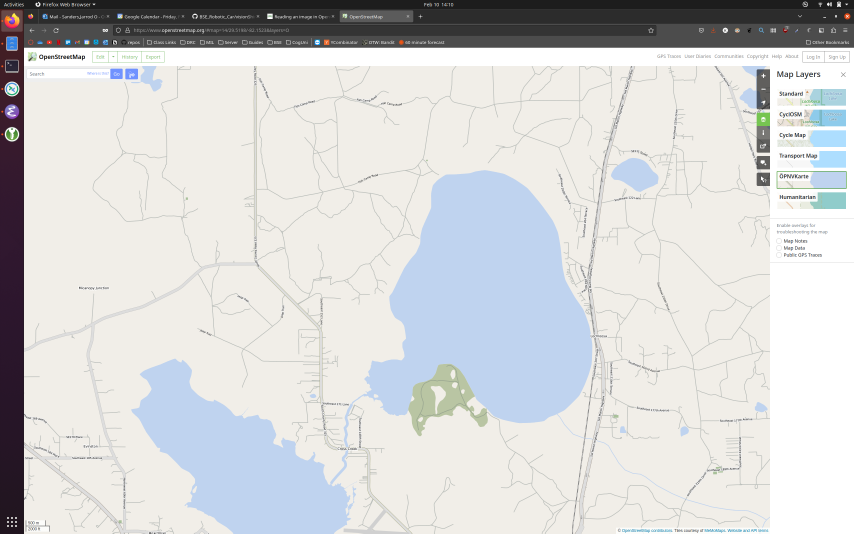
#> input picture maps_image_processing/map.png, 2560 x 1600 px (shown at 1/3 size)
$ python test.py
#> lines starting #> are read from the running program, lines starting #| are printed output that depends on the picture; after the words box and inside, x2 and y2 are one past the last pixel; in counts of white or black regions, pixels touching at a corner belong together
#!/usr/bin/env python3

import cv2
import numpy as np

def main():
    img = cv2.imread("map.png")
#> img is the input picture: shape (1600, 2560, 3); mean B, G, R 212.8, 212.4, 211.6
    hsv = cv2.cvtColor(img, cv2.COLOR_BGR2HSV)
#> hsv: shape (1600, 2560, 3); mean H, S, V 32.5, 17.5, 218.9
    lower = np.array([100, 0, 0], np.uint8)
    upper = np.array([220, 255, 255], np.uint8)
    mask = cv2.inRange(hsv, lower, upper)
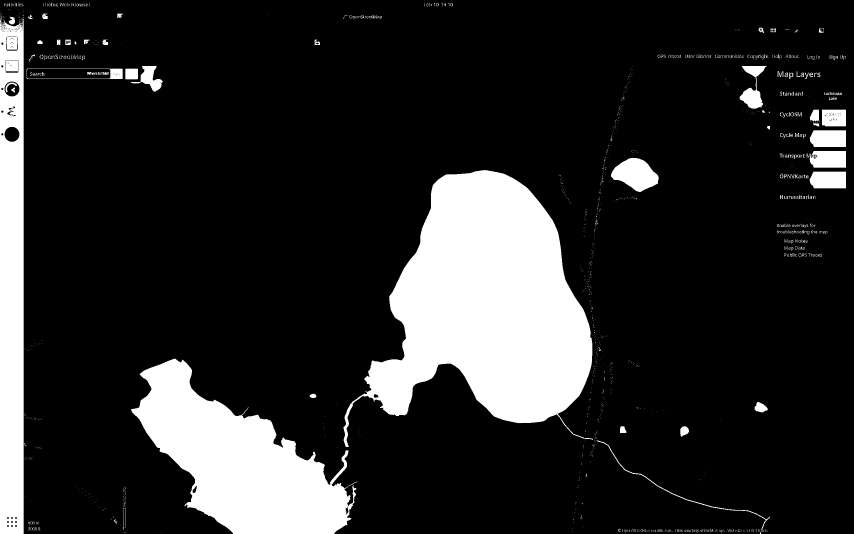
#> mask: shape (1600, 2560) (shown at 1/3 size); 16.4% white; 1735 white regions (1555 under 20 px), largest, box (x1, y1, x2, y2) and area: (1030, 510, 1777, 1341) 338679, (393, 1076, 1072, 1600) 174477, (0, 48, 71, 1600) 104081
    mask2 = np.dstack((mask,mask,mask))
    print(np.shape(mask2))
#| (1600, 2560, 3)
    print(np.shape(img))
#| (1600, 2560, 3)
    hori = np.concatenate((img,mask2), axis=0)
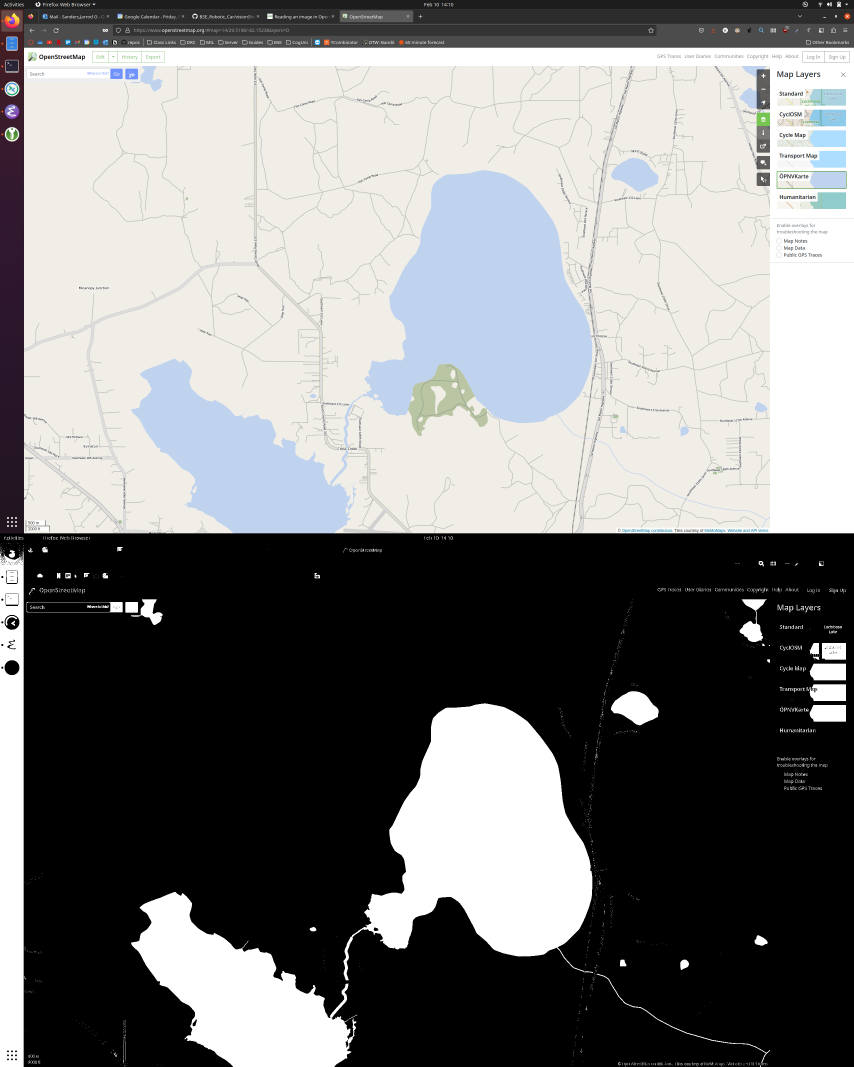
#> hori: shape (3200, 2560, 3) (shown at 1/3 size); mean B, G, R 127.4, 127.2, 126.8

    kernel = np.ones((5,5), np.uint8)
    contouredmask = mask.copy()
    # mask = cv2.Canny(mask, 30, 200)
    contouredmask = cv2.erode(contouredmask,kernel, iterations=1)
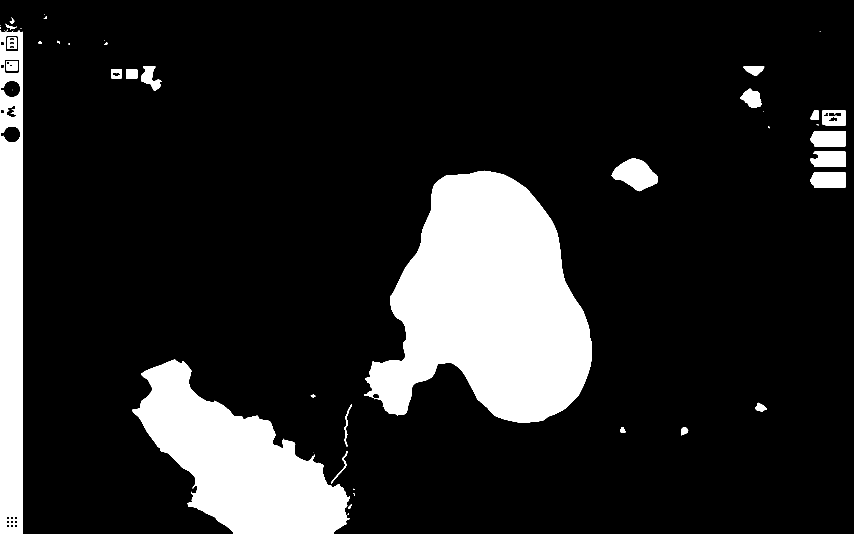
#> contouredmask: shape (1600, 2560) (shown at 1/3 size); 15.3% white; 47 white regions (17 under 20 px), largest, box (x1, y1, x2, y2) and area: (1092, 512, 1775, 1267) 330020, (396, 1078, 1049, 1600) 167526, (0, 91, 69, 1600) 94579
    contouredmask = cv2.dilate(contouredmask,kernel, iterations=1)
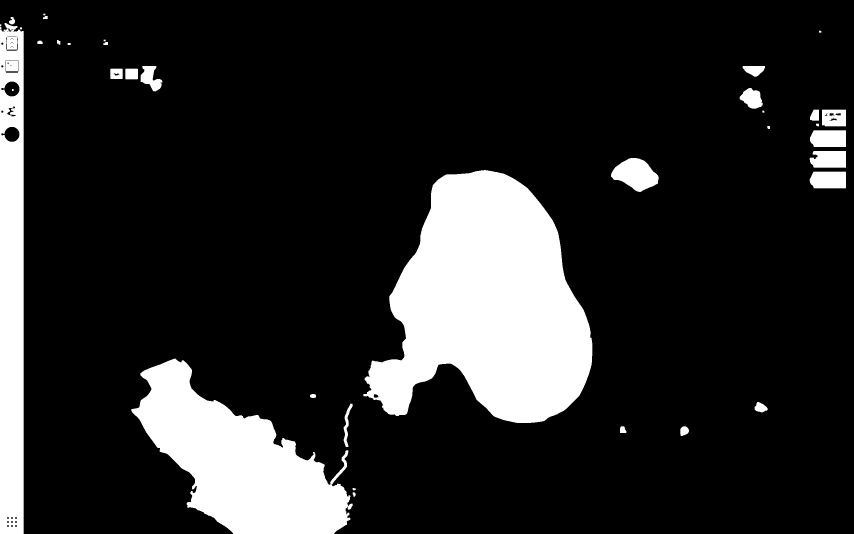
#> contouredmask: shape (1600, 2560) (shown at 1/3 size); 16% white; 37 white regions
    contours, heirarchy = cv2.findContours(contouredmask, cv2.RETR_EXTERNAL, cv2.CHAIN_APPROX_NONE)
#> contours = 36 contours, 1 with area under 20; largest, box (x1, y1, x2, y2) and area: (1090, 510, 1777, 1269) 335788, (394, 1076, 1058, 1600) 172730, (0, 69, 71, 1600) 105872, (1833, 474, 1976, 576) 9126, (2429, 515, 2538, 565) 5034

    # to find out what the biggest area is
    areas = [cv2.contourArea(c) for c in contours]
#> areas = 36 values, max 335787.5 at index 9, min 12 at index 31, mean 18205.6
    print(max(areas))
#| 335787.5

    # pick the biggest contour
    filteredcontours = [c for c in contours if cv2.contourArea(c) > 300000]
#> filteredcontours = 1 contour; box (x1, y1, x2, y2) and area: (1090, 510, 1777, 1269) 335788
    cv2.drawContours(img, filteredcontours, -1, (0, 255, 0), 3)


    cv2.namedWindow("img", cv2.WINDOW_KEEPRATIO)
    cv2.imshow("img",img)
    cv2.resizeWindow("img", 2000, 2000)
    cv2.waitKey(-1)


if(__name__ == "__main__"):
    main()
